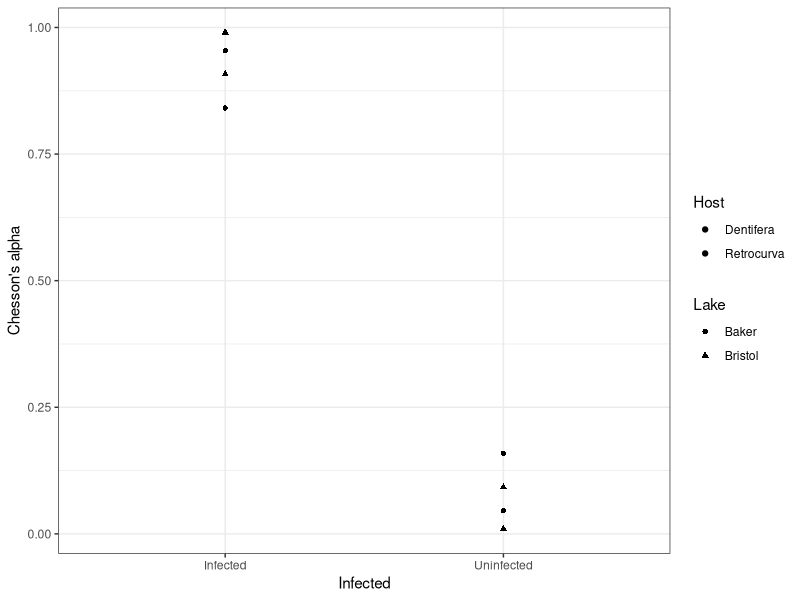
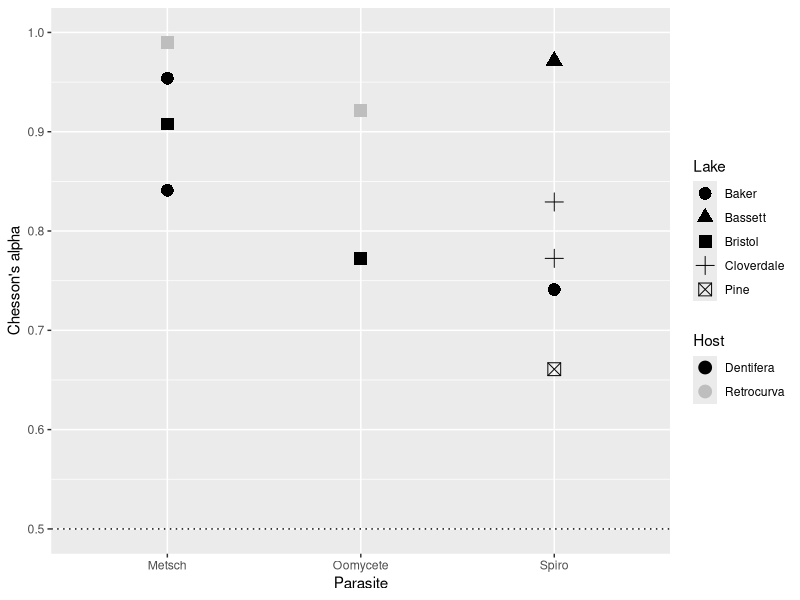
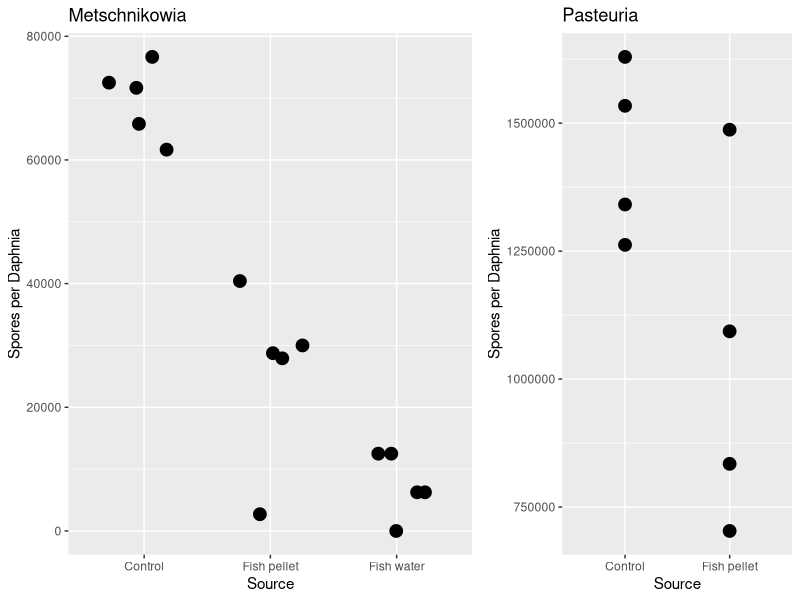
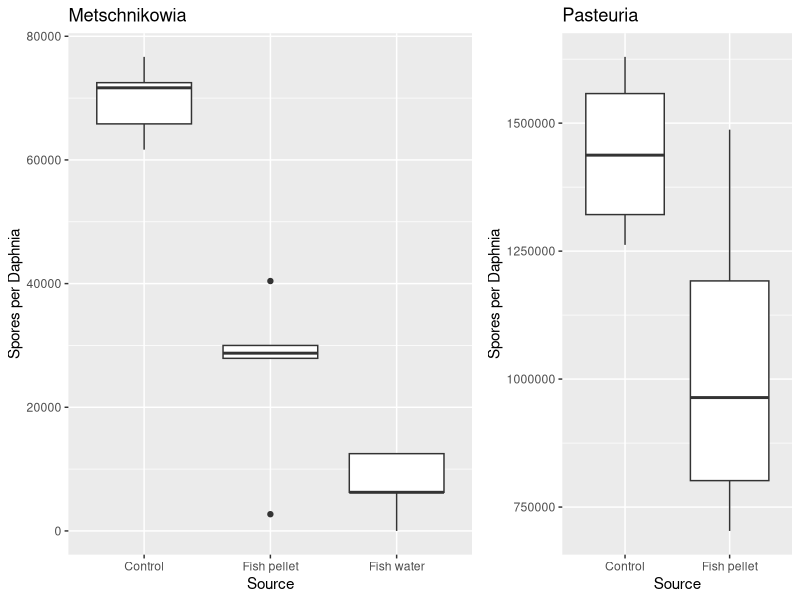
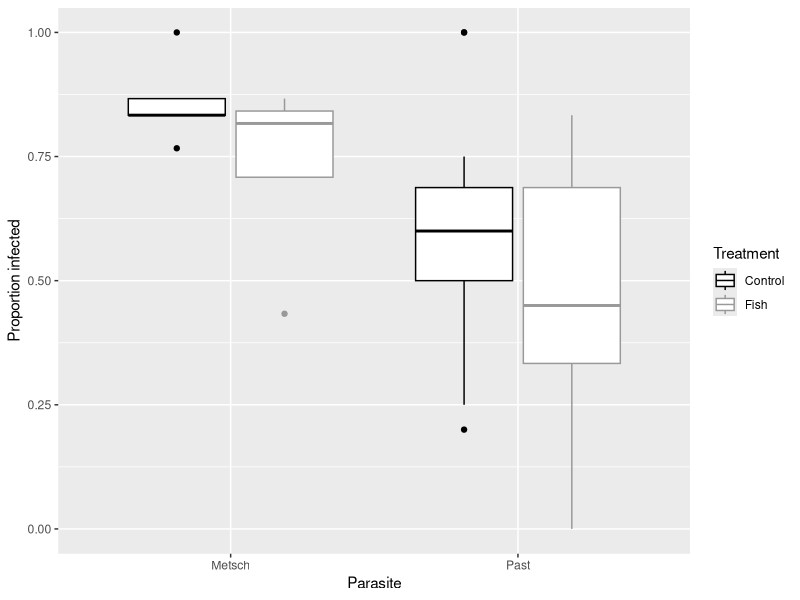

These figures' R source, in order:
## ---- chunk 1
knitr::opts_chunk$set(echo = TRUE)
## ---- chunk 2
library(ggplot2)
library(dplyr)
library(cowplot)
library(stringr)
## ---- chunk 3
fish <- read.csv("FishSummary20022003_forR.csv", na.strings = "?")
head(fish)
colnames(fish)
str(fish)
## ---- chunk 4
metschplot <- fish %>%
  filter(Comparison ==c("Metsch")) %>%
  ggplot(aes(x=Infected,y=Alpha,fill=Host,shape=Lake)) +
  geom_point() +
  ylab("Chesson's alpha") +
  theme_bw()

metschplot
## ---- chunk 5
fullplot <- fish %>%
  filter(Infected ==c("Infected")) %>%
  ggplot(aes(x=Parasite,y=Alpha,colour=Host,shape=Lake)) +
  scale_colour_manual(values=c("black","gray")) +
  geom_point(size=4) +
  ylab("Chesson's alpha") +
  scale_y_continuous(limits=c(0.5,1.0)) +
  geom_hline(yintercept = 0.5, linetype="dotted") 

fullplot

save_plot("fullplot.jpg", fullplot, base_height=4, base_width = 6)
## ---- chunk 6
spore <- read.csv("FishGutPassageSummary20042012.csv", na.strings = "?")
head(spore)
colnames(spore)
str(spore)
## ---- chunk 7
metschsporeplot <- spore %>%
  filter(Parasite==c("Metsch")) %>%
  ggplot(aes(x=Source,y=sporesperdaphnia)) +
  geom_point(size=4,position=position_jitter(w=0.3, h = 0.0)) +
  ylab("Spores per Daphnia") +
  ggtitle("Metschnikowia")

pastsporeplot <- spore %>%
  filter(Parasite==c("Pasteuria")) %>%
  ggplot(aes(x=Source,y=sporesperdaphnia)) +
  geom_point(size=4) +
  ylab("Spores per Daphnia") +
  ggtitle("Pasteuria")

combinedplot <- ggdraw() +
  draw_plot(metschsporeplot,0,0,0.6,1.0) +
  draw_plot(pastsporeplot,0.6,0,0.4,1.0) 

combinedplot

save_plot("combinedplot.jpg", combinedplot)
## ---- chunk 8
metschsporeboxplot <- spore %>%
  filter(Parasite==c("Metsch")) %>%
  ggplot(aes(x=Source,y=sporesperdaphnia)) +
  geom_boxplot() +
  ylab("Spores per Daphnia") +
  ggtitle("Metschnikowia")

pastsporeboxplot <- spore %>%
  filter(Parasite==c("Pasteuria")) %>%
  ggplot(aes(x=Source,y=sporesperdaphnia)) +
  geom_boxplot() +
  ylab("Spores per Daphnia") +
  ggtitle("Pasteuria")

combinedboxplot <- ggdraw() +
  draw_plot(metschsporeboxplot,0,0,0.6,1.0) +
  draw_plot(pastsporeboxplot,0.6,0,0.4,1.0) 

combinedboxplot

save_plot("combinedboxplot.jpg", combinedboxplot, base_height=4, base_width = 8)
## ---- chunk 9
inf <- read.csv("FishGutPassageInfectivitySummary20042012.csv", na.strings = "?")
head(inf)
colnames(inf)
str(inf)
## ---- chunk 10
infplot <- inf %>%
  ggplot(aes(x=Parasite,y=AvgPropInf,color=Treatment)) +
  scale_colour_manual(values=c("#000000","#999999")) +
  geom_boxplot() +
  ylab("Proportion infected") 

infplot

save_plot("infplot.jpg", infplot, base_height=4, base_width = 6)
